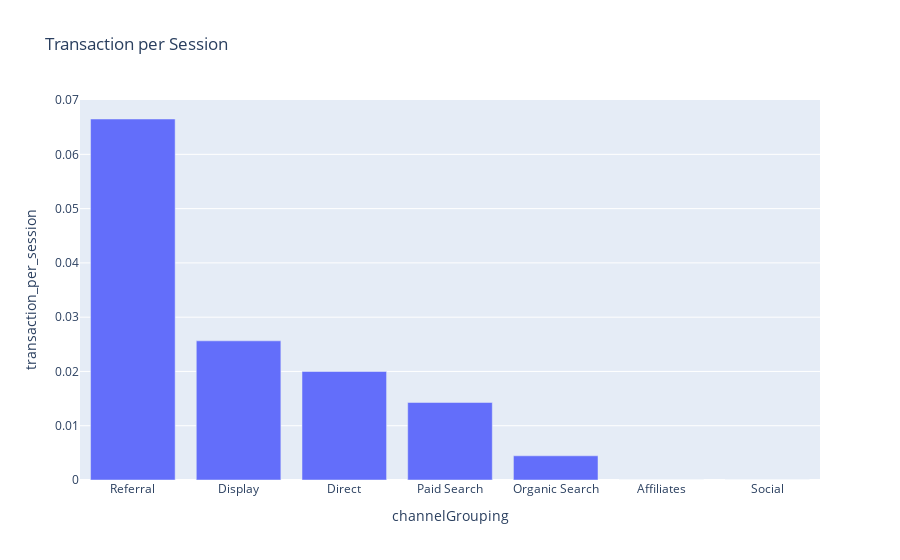

The cell this chart's notebook holds for it:
### Markdown cell above
### Task 7: Which Channel leads to the most transactions per session?

### Code cell
channel_grouping_stats = (
    ecomm_data_clean
    .groupby("channelGrouping")
    .agg({"transactions" : "sum", "visitId" : "size"})
    .reset_index()
    )

# Calculating the transaction per session
channel_grouping_stats["transaction_per_session"] = channel_grouping_stats["transactions"] / channel_grouping_stats["visitId"]
channel_grouping_stats.sort_values(by = "transaction_per_session", inplace = True, ascending = False)

px.bar(channel_grouping_stats,
        x = "channelGrouping",
        y = "transaction_per_session",
        title = "Transaction per Session")

### Figure 1 — Plotly figure (JSON) as saved in the notebook; plotly's stock layout.template omitted (floating-point values rounded to 4 significant figures)
{"data": [{"alignmentgroup": "True", "hovertemplate": "channelGrouping=%{x}<br>transaction_per_session=%{y}<extra></extra>", "legendgroup": "", "marker": {"color": "#636efa", "pattern": {"shape": ""}}, "name": "", "offsetgroup": "", "orientation": "v", "showlegend": false, "textposition": "auto", "type": "bar", "x": ["Referral", "Display", "Direct", "Paid Search", "Organic Search", "Affiliates", "Social"], "xaxis": "x", "y": [0.06651, 0.02564, 0.02, 0.01429, 0.004458, 0, 0], "yaxis": "y"}], "layout": {"barmode": "relative", "legend": {"tracegroupgap": 0}, "title": {"text": "Transaction per Session"}, "xaxis": {"anchor": "y", "domain": [0, 1], "title": {"text": "channelGrouping"}}, "yaxis": {"anchor": "x", "domain": [0, 1], "title": {"text": "transaction_per_session"}}}}
